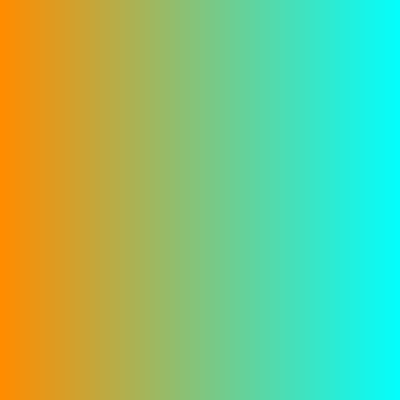
Frame 1 (no input)
Frame 60 (no input): identical to frame 1, image omitted
Frame 120 (the mouse pressed at the canvas centre since frame 60): identical to frame 1, image omitted

The p5.js sketch that drew this single still picture (run headless with seeded random() and noise() and a simulated clock; from frame 60 on, the mouse is pressed at the canvas centre):

// p5.js sketch
// ── sketch.js
function setup() {
  createCanvas(400, 400);
}

function draw() {
  // background(220);
  // var c = color(255, 204, 0);
  // fill(c);
  // noStroke();
  // rect(30, 20, 55, 55);

  noStroke();
  var c1 = color(255, 140, 0);
  var c2 = color(0, 255, 255);
  for(var w = 0; w < width; w += 5){
      var c = lerpColor(c1, c2, w / width);
      fill(c);
      rect(w, 0, 5, height);
  }
}
